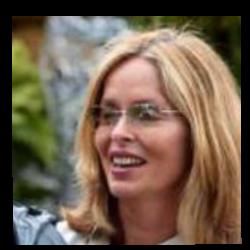
#> input picture lfw-deepfunneled/Barbara_Bach_0001.jpg, 250 x 250 px; its folder holds only this picture in this run
$ python boundingBox.py
#> lines starting #> are read from the running program, lines starting #| are printed output that depends on the picture; after the words box and inside, x2 and y2 are one past the last pixel; in counts of white or black regions, pixels touching at a corner belong together
#> in procesiraj_slike_u_direktoriju, originalna_slika is the input picture: shape (250, 250, 3); mean B, G, R 76.8, 93.5, 112.1
import cv2
import os

def detektiraj_lice_i_spremi(originalna_slika, izlazni_direktorij, ime_slike):
#> called with izlazni_direktorij = 'lfw-deepfunneled-oznacene_slike', ime_slike = 'Barbara_Bach_0001.jpg'
    face_cascade = cv2.CascadeClassifier(cv2.data.haarcascades + 'haarcascade_frontalface_default.xml')

    gray = cv2.cvtColor(originalna_slika, cv2.COLOR_BGR2GRAY)
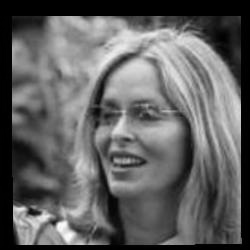
#> gray: shape (250, 250); min 0, max 253, mean 97.2

    faces = face_cascade.detectMultiScale(gray, scaleFactor=1.1, minNeighbors=5, minSize=(30, 30))
#> faces = [[72, 70, 119, 119]]

    for (x, y, w, h) in faces:
        cv2.rectangle(originalna_slika, (x, y), (x+w, y+h), (255, 0, 0), 2)
#> this loop made 1 pass
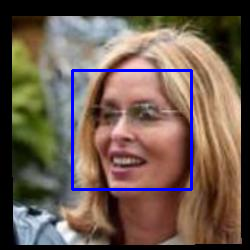
#> originalna_slika: shape (250, 250, 3); 2.28% of pixels changed, all inside (x1, y1, x2, y2) = (71, 69, 193, 191)

    izlazna_slika_path = os.path.join(izlazni_direktorij, f'{ime_slike}_bb.jpg')
    cv2.imwrite(izlazna_slika_path, originalna_slika)
    print(f'Spremljena slika: {izlazna_slika_path}')

def procesiraj_slike_u_direktoriju(direktorij_ulazni, izlazni_direktorij):
    for ime_slike in os.listdir(direktorij_ulazni):
        putanja_do_slike = os.path.join(direktorij_ulazni, ime_slike)
        originalna_slika = cv2.imread(putanja_do_slike)

        detektiraj_lice_i_spremi(originalna_slika, izlazni_direktorij, ime_slike)

if __name__ == "__main__":
    ulazni_direktorij = 'lfw-deepfunneled'
    izlazni_direktorij = 'lfw-deepfunneled-oznacene_slike'

    if not os.path.exists(izlazni_direktorij):
        os.makedirs(izlazni_direktorij)

    procesiraj_slike_u_direktoriju(ulazni_direktorij, izlazni_direktorij)

$ run again, on lfw-deepfunneled/Barbara_Brezigar_0001.jpg
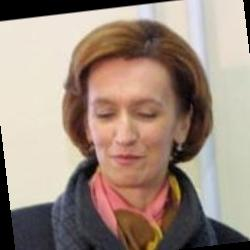
#> input picture lfw-deepfunneled/Barbara_Brezigar_0001.jpg, 250 x 250 px
#> in procesiraj_slike_u_direktoriju, originalna_slika is the input picture: shape (250, 250, 3); mean B, G, R 126.4, 139, 157.7
#> in detektiraj_lice_i_spremi, `gray = cv2.cvtColor(originalna_slika, cv2.COLOR_BGR2GRAY)`:
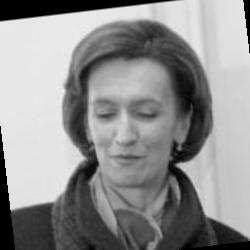
#> gray: shape (250, 250); min 0, max 252, mean 143.2
#> faces = [[87, 162, 68, 68], [69, 65, 117, 117]]
#> the loop in detektiraj_lice_i_spremi, `for (x, y, w, h) in faces:` made 2 passes
#> after the loop in detektiraj_lice_i_spremi, `for (x, y, w, h) in faces:`:
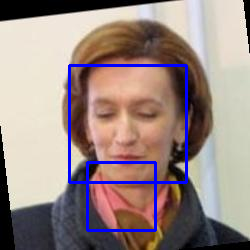
#> originalna_slika: shape (250, 250, 3); 3.51% of pixels changed, all inside (x1, y1, x2, y2) = (68, 64, 188, 232)

$ run again, on lfw-deepfunneled/Barbara_Brezigar_0002.jpg
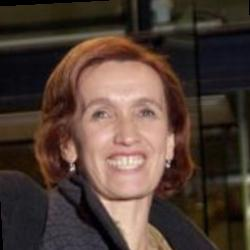
#> input picture lfw-deepfunneled/Barbara_Brezigar_0002.jpg, 250 x 250 px
#> in procesiraj_slike_u_direktoriju, originalna_slika is the input picture: shape (250, 250, 3); mean B, G, R 53.3, 62.3, 80.2
#> in detektiraj_lice_i_spremi, `gray = cv2.cvtColor(originalna_slika, cv2.COLOR_BGR2GRAY)`:
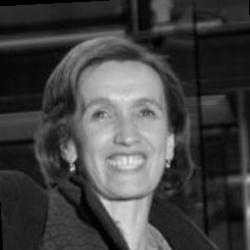
#> gray: shape (250, 250); min 0, max 239, mean 66.6
#> faces = [[66, 70, 119, 119]]
#> the loop in detektiraj_lice_i_spremi, `for (x, y, w, h) in faces:` made 1 pass
#> after the loop in detektiraj_lice_i_spremi, `for (x, y, w, h) in faces:`:
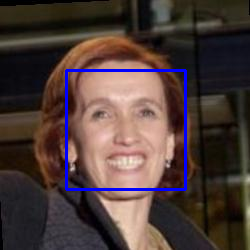
#> originalna_slika: shape (250, 250, 3); 2.28% of pixels changed, all inside (x1, y1, x2, y2) = (65, 69, 187, 191)

$ run again, on lfw-deepfunneled/Barbara_De_Brun_0001.jpg
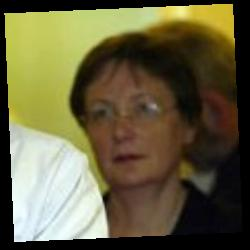
#> input picture lfw-deepfunneled/Barbara_De_Brun_0001.jpg, 250 x 250 px
#> in procesiraj_slike_u_direktoriju, originalna_slika is the input picture: shape (250, 250, 3); mean B, G, R 64.1, 95.9, 102
#> in detektiraj_lice_i_spremi, `gray = cv2.cvtColor(originalna_slika, cv2.COLOR_BGR2GRAY)`:
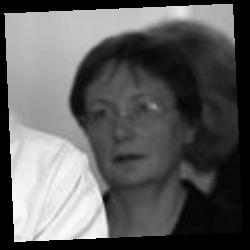
#> gray: shape (250, 250); min 0, max 253, mean 94.1
#> faces = [[72, 72, 104, 104]]
#> the loop in detektiraj_lice_i_spremi, `for (x, y, w, h) in faces:` made 1 pass
#> after the loop in detektiraj_lice_i_spremi, `for (x, y, w, h) in faces:`:
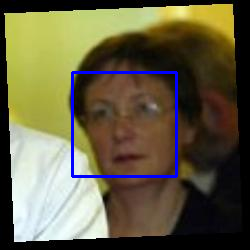
#> originalna_slika: shape (250, 250, 3); 1.99% of pixels changed, all inside (x1, y1, x2, y2) = (71, 71, 178, 178)

$ run again, on lfw-deepfunneled/Barbara_Becker_0001.jpg
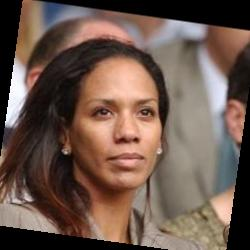
#> input picture lfw-deepfunneled/Barbara_Becker_0001.jpg, 250 x 250 px
#> in procesiraj_slike_u_direktoriju, originalna_slika is the input picture: shape (250, 250, 3); mean B, G, R 77.1, 87.8, 109.5
#> in detektiraj_lice_i_spremi, `gray = cv2.cvtColor(originalna_slika, cv2.COLOR_BGR2GRAY)`:
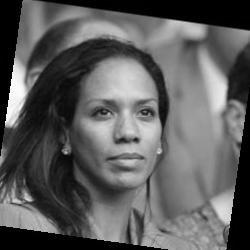
#> gray: shape (250, 250); min 0, max 255, mean 93.1
#> faces = [[68, 69, 110, 110]]
#> the loop in detektiraj_lice_i_spremi, `for (x, y, w, h) in faces:` made 1 pass
#> after the loop in detektiraj_lice_i_spremi, `for (x, y, w, h) in faces:`:
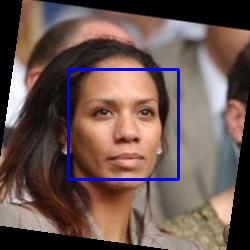
#> originalna_slika: shape (250, 250, 3); 2.11% of pixels changed, all inside (x1, y1, x2, y2) = (67, 68, 180, 181)
